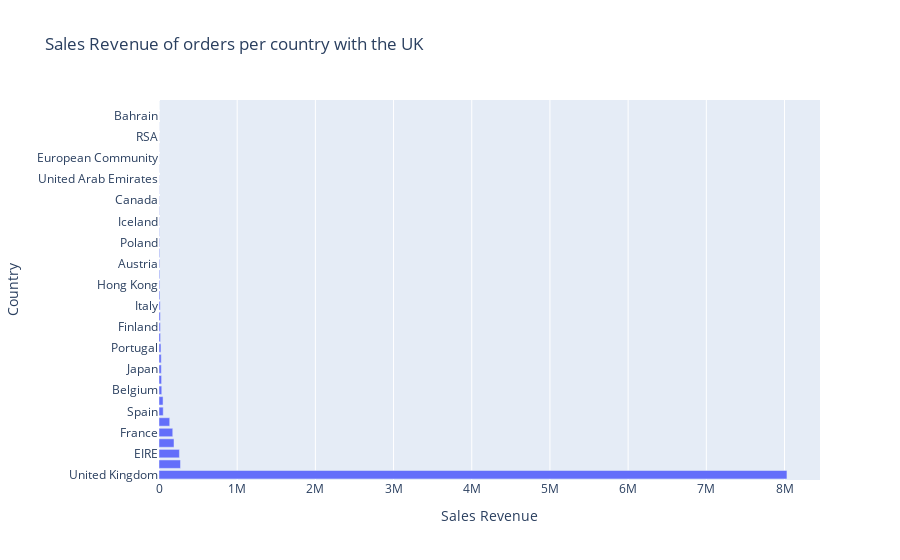

Source (notebook cell):
### Markdown cell above
Just as expected, the UK has high volumes of Quantitly sold and the below charts should show that the UK has high sales as well. However, unlike the number of invoices, the Netherlands has the second highest volume of Quantity sold at approximately 200K.

### Code cell
temp_df = group_Quantity_and_SalesRevenue(df,'Country')

fig = px.bar(temp_df, x= "Sales Revenue", y='Country', title= "Sales Revenue of orders per country with the UK")
fig.show()

### Figure 1 — Plotly figure (JSON) as saved in the notebook; plotly's stock layout.template omitted (floating-point values rounded to 4 significant figures)
{"data": [{"alignmentgroup": "True", "hovertemplate": "Sales Revenue=%{x}<br>Country=%{y}<extra></extra>", "legendgroup": "", "marker": {"color": "#636efa", "pattern": {"shape": ""}}, "name": "", "offsetgroup": "", "orientation": "h", "showlegend": false, "textposition": "auto", "type": "bar", "x": [8031000.0, 275100.0, 261200.0, 192100.0, 176000.0, 137100.0, 54000.0, 51840.0, 35330.0, 32990.0, 29710.0, 28670.0, 24900.0, 19680.0, 17690.0, 17070.0, 15170.0, 11580.0, 9744.0, 9120.0, 8585.0, 8129.0, 6726.0, 4426.0, 3598.0, 3580.0, 3115.0, 2071.0, 1865.0, 1694.0, 1159.0, 1144.0, 1002.0, 786.7, 548.4, 145.9], "xaxis": "x", "y": ["United Kingdom", "Netherlands", "EIRE", "Germany", "France", "Australia", "Spain", "Switzerland", "Belgium", "Sweden", "Japan", "Norway", "Portugal", "Channel Islands", "Finland", "Denmark", "Italy", "Cyprus", "Hong Kong", "Singapore", "Austria", "Israel", "Poland", "Greece", "Iceland", "USA", "Canada", "Malta", "United Arab Emirates", "Lebanon", "European Community", "Brazil", "RSA", "Czech Republic", "Bahrain", "Saudi Arabia"], "yaxis": "y"}], "layout": {"barmode": "relative", "legend": {"tracegroupgap": 0}, "title": {"text": "Sales Revenue of orders per country with the UK"}, "xaxis": {"anchor": "y", "domain": [0, 1], "title": {"text": "Sales Revenue"}}, "yaxis": {"anchor": "x", "domain": [0, 1], "title": {"text": "Country"}}}}
